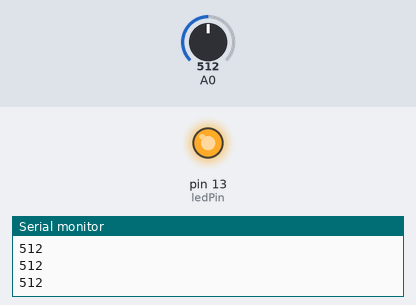
This sketch was run on a simulated Arduino Uno, built with avr-gcc and run on an emulated ATmega328P. Shown: output pins drawn as LEDs (lit = HIGH), the last lines printed to the serial monitor. The inputs (shaded band) are chosen by the test bench; at power-on: A0 = 512.

Above: at 1.2 s.
1.3 s: A0 set to 586
2.8 s: A0 set to 613
At 3.2 s:
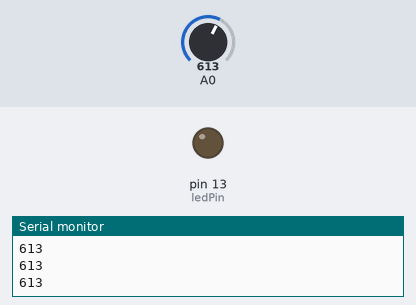
4.3 s: A0 set to 511
At 5.5 s:
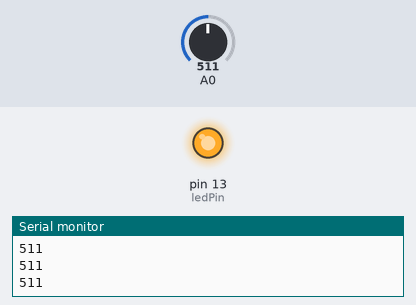
5.8 s: A0 set to 716
At 7.0 s:
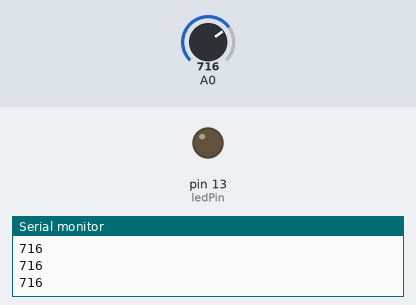
Timing chart, 0 to 8.3 s (numbered marks = the images above; inputs shaded):
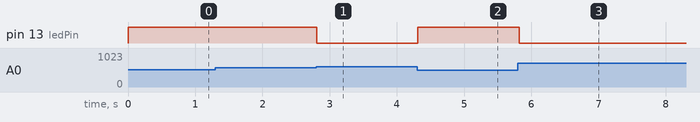

Measured:
- the behaviour switches between 599 and 600 on A0 (found by bisection; images 0 and 1)
- after the input at 2.8 s, pin 13 (ledPin): HIGH → LOW at once
- after the input at 4.3 s, pin 13 (ledPin): LOW → HIGH at once
- after the input at 5.8 s, pin 13 (ledPin): HIGH → LOW at once

The sketch:

night-light.ino
```cpp
//Night Light
//Interaction, 2019

/*Based on code By John Keefe, January 2016
 http://keefe.cc/night-light

 Based on example code created by David Cuartielles
 modified 30 Aug 2011 by Tom Igoe
 http://www.arduino.cc/en/Tutorial/AnalogInput

 This code is in the public domain.
 */

int analog0; // A variable to hold analog input. Analog input will always be a range of numbers between 0~1023
int ledPin = 13; //select pin for LED
//first read the Serial.println to find your dark point
int darkPoint = 600;// if the sensor value is less than this, the room is "dark"

void setup(){
  // no pinmode needed for analog
  pinMode(ledPin, OUTPUT);
  Serial.begin(9600); // Start communication for Serial Monitor
}

void loop(){
  analog0 = analogRead(0); // Read input from the specified analog pin.

  // if the sensorValue is less than the darkPoint
  // power the LED:
  if (analog0 < darkPoint) {
    digitalWrite(ledPin, HIGH);
  }

  // if the sensorValue is greater than or equal to the
  // darkPoint, don't power the LED:
  if (analog0 >= darkPoint) {
    digitalWrite(ledPin, LOW);
  }

  Serial.println(analog0); // Send number to the Serial Monitor
  delay(100); // Always use a small delay after printing messages

}
```
